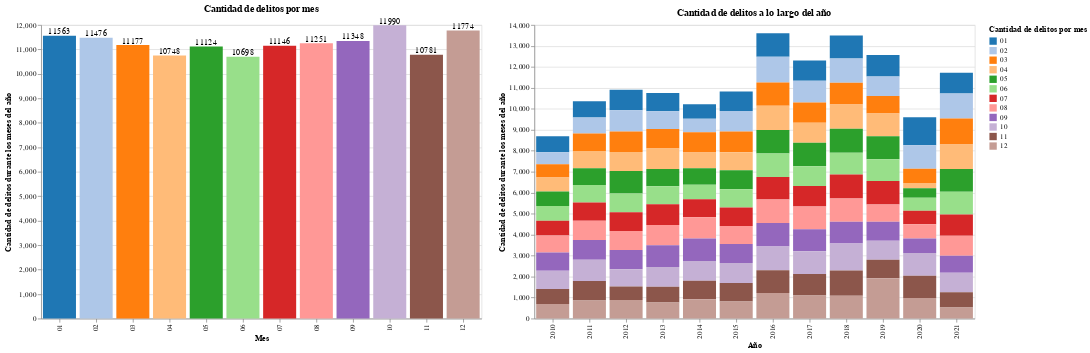

Notebook code for this chart:
### Code cell
# Grafico delitos durantes los meses del año
df_count = df.groupby("MES").size().reset_index(name="count")

# acumular numero de delitos por mes

bar_month_year = alt.Chart(df_count).mark_bar().encode(
    x=alt.X("MES:O", title="Mes"),
    y=alt.Y("count:Q", title="Cantidad de delitos durante los meses del año"),
    color=alt.Color("MES:N", legend=alt.Legend(title="Cantidad de delitos por mes"), scale=alt.Scale(scheme="category20"))
    
).properties(
    width=600,
    height=400,
    title="Cantidad de delitos por mes"
)

text_bar_one = bar_month_year.mark_text(
    align='center',
    baseline='bottom',
).encode(
    text='count:Q',
    color=alt.value('black')
)

chart_bar_one= bar_month_year + text_bar_one


# Segundo grafico de barras para meses de cada año 2010-2021
df_count = df.groupby(["ANO","MES"]).size().reset_index(name="count")

bar_month_each_year = alt.Chart(df_count).mark_bar().encode(    
    x=alt.X("ANO:O", title="Año"),
    y=alt.Y("count:Q", title="Cantidad de delitos durante los meses del año"),
    color=alt.Color("MES:N", legend=alt.Legend(title="Cantidad de delitos por mes"), scale=alt.Scale(scheme="category20")),
    
).properties(
    width=600,
    height=400,
    title="Cantidad de delitos a lo largo del año"
    
)

chart_bar_two= bar_month_each_year

graph = alt.hconcat(chart_bar_one, chart_bar_two)
graph

### Figure 1 — Vega-Lite specification as saved in the notebook (floating-point values rounded to 4 significant figures; data arrays with more than 128 entries replaced by an {"elided": "..."} marker saying what was removed)
{"config": {"view": {"continuousWidth": 300, "continuousHeight": 300}}, "hconcat": [{"layer": [{"mark": {"type": "bar"}, "encoding": {"color": {"field": "MES", "legend": {"title": "Cantidad de delitos por mes"}, "scale": {"scheme": "category20"}, "type": "nominal"}, "x": {"field": "MES", "title": "Mes", "type": "ordinal"}, "y": {"field": "count", "title": "Cantidad de delitos durante los meses del año", "type": "quantitative"}}, "title": "Cantidad de delitos por mes"}, {"mark": {"type": "text", "align": "center", "baseline": "bottom"}, "encoding": {"color": {"value": "black"}, "text": {"field": "count", "type": "quantitative"}, "x": {"field": "MES", "title": "Mes", "type": "ordinal"}, "y": {"field": "count", "title": "Cantidad de delitos durante los meses del año", "type": "quantitative"}}, "title": "Cantidad de delitos por mes"}], "data": {"name": "data-7dace636cb6562fc1bd98be3c9f4a0d0"}, "height": 400, "width": 600}, {"data": {"name": "data-19ea2d0a2897764a0d7796a5fa5f2026"}, "mark": {"type": "bar"}, "encoding": {"color": {"field": "MES", "legend": {"title": "Cantidad de delitos por mes"}, "scale": {"scheme": "category20"}, "type": "nominal"}, "x": {"field": "ANO", "title": "Año", "type": "ordinal"}, "y": {"field": "count", "title": "Cantidad de delitos durante los meses del año", "type": "quantitative"}}, "height": 400, "title": "Cantidad de delitos a lo largo del año", "width": 600}], "$schema": "https://vega.github.io/schema/vega-lite/v5.15.1.json", "datasets": {"data-7dace636cb6562fc1bd98be3c9f4a0d0": [{"MES": "01", "count": 11563}, {"MES": "02", "count": 11476}, {"MES": "03", "count": 11177}, {"MES": "04", "count": 10748}, {"MES": "05", "count": 11124}, {"MES": "06", "count": 10698}, {"MES": "07", "count": 11146}, {"MES": "08", "count": 11251}, {"MES": "09", "count": 11348}, {"MES": "10", "count": 11990}, {"MES": "11", "count": 10781}, {"MES": "12", "count": 11774}], "data-19ea2d0a2897764a0d7796a5fa5f2026": {"elided": "144 records"}}}
